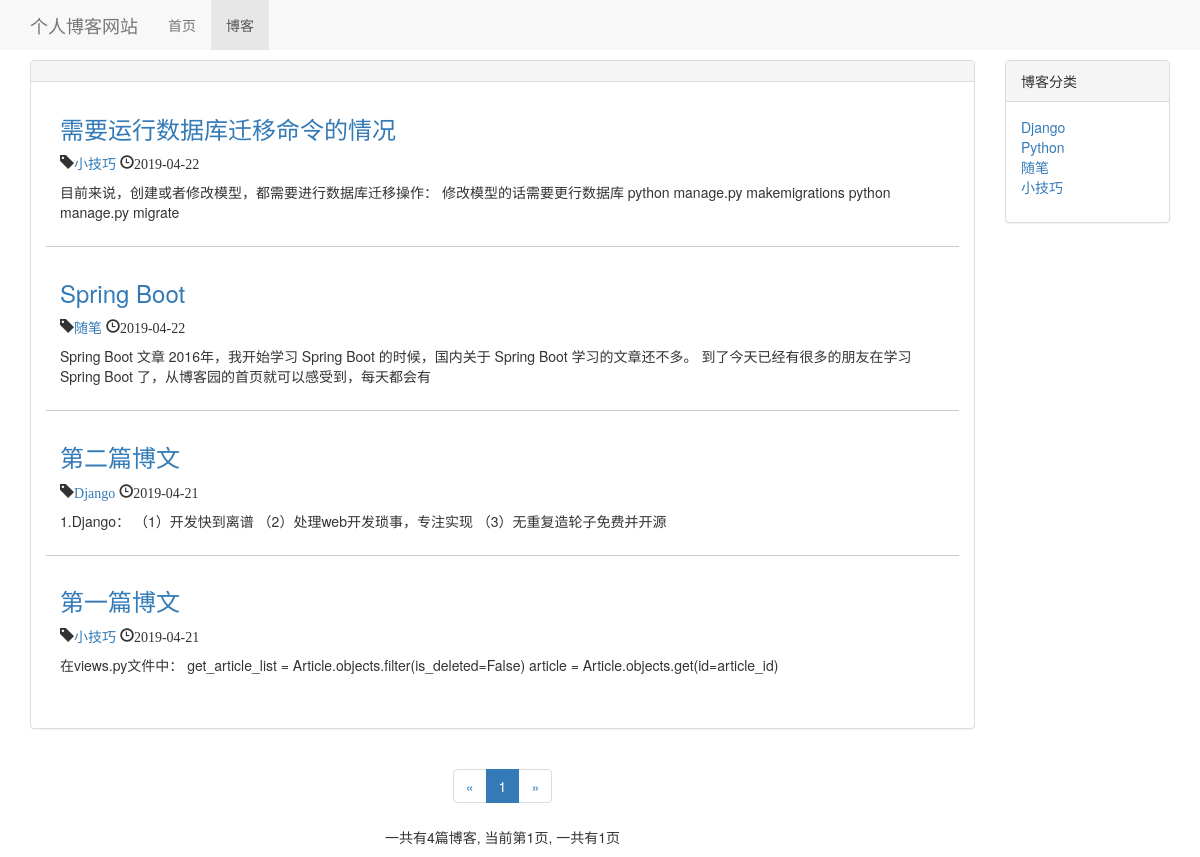
The page /blog/ on the database as committed earlier.
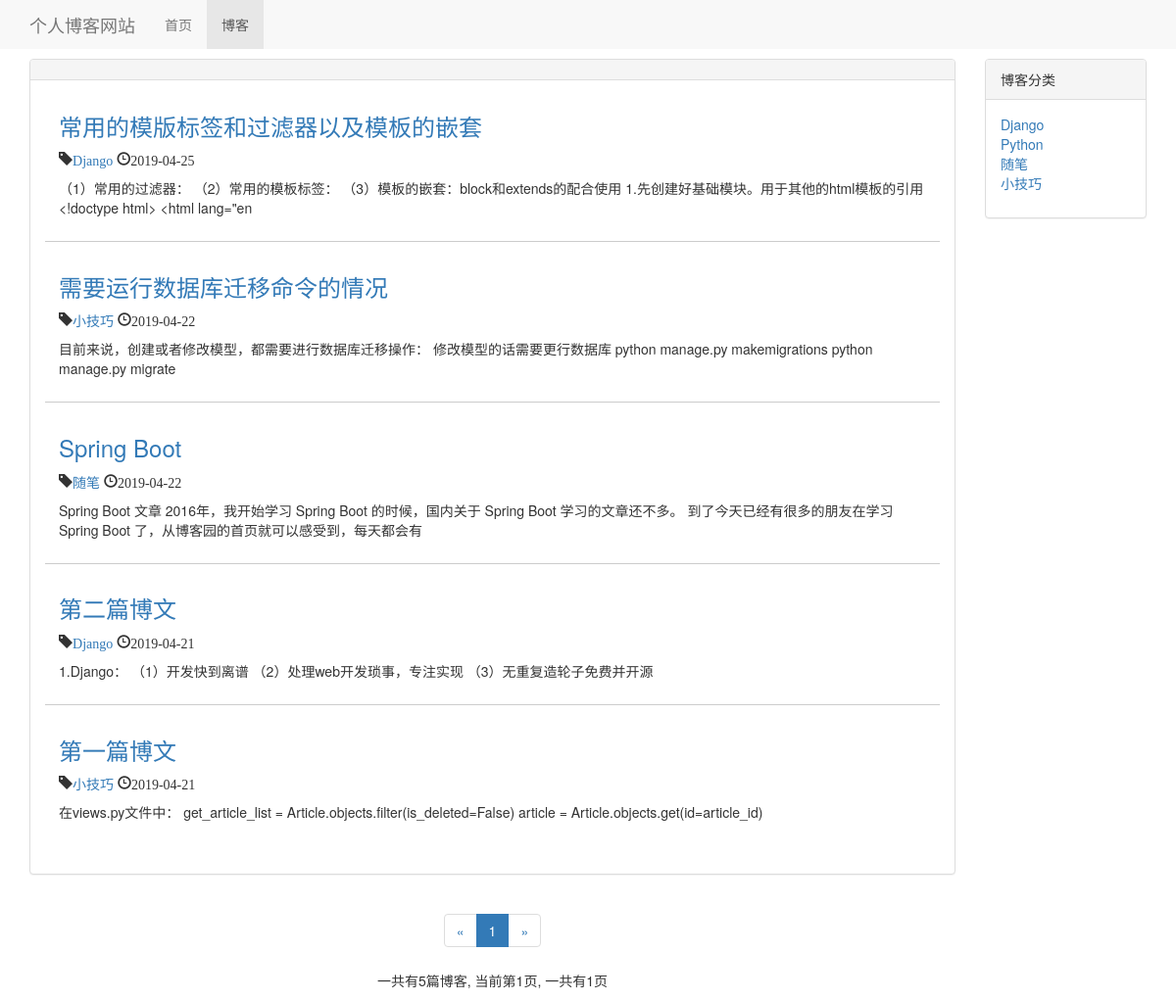
The same page on the database as committed later.
### blog/models.py (models this page shows, shortened)
class Blog(models.Model):
    title = models.CharField(max_length=50)
    blog_type = models.ForeignKey(BlogType, on_delete=models.DO_NOTHING)
    content = models.TextField()
    author = models.ForeignKey(User, on_delete=models.DO_NOTHING)
    created_time = models.DateTimeField(auto_now_add=True)
    last_update_time = models.DateTimeField(auto_now=True)
    is_delete = models.BooleanField(default=False)
    class Meta:
        ordering = ['-created_time']  # 按照创建时间新到旧进行排序

class BlogType(models.Model):
    blog_type = models.CharField(max_length=15)
    def __str__(self):
        return self.blog_type

### blog/views.py (the view)
# urls.py: path('', views.Blog_list, name='blog_list'),
def Blog_list(request):
    context = {}
    blogs_all_list = Blog.objects.filter(is_delete=False)
    paginator = Paginator(blogs_all_list, settings.EACH_PAGE_BLOG_NUMBER)  # 进行分页
    page_num = request.GET.get('page', 1)  # 获取网页GET方法传进来的页数，默认是1
    page_of_blogs = paginator.get_page(page_num)  # 获取该页的博客
    current_page_num = page_of_blogs.number
    page_list = list(range(max(current_page_num - 2, 1), min(paginator.num_pages + 1, current_page_num + 3)))
    if page_list[0] - 1 >= 2:
        page_list.insert(0, '...')
    if paginator.num_pages - page_list[-1] >= 2:
        page_list.append('...')
    if page_list[0] != 1:
        page_list.insert(0, 1)
    if page_list[-1] != paginator.num_pages:
        page_list.append(paginator.num_pages)
    context['total_page'] = paginator.num_pages  # 总共有多少页
    context['page_list'] = page_list  # 页码列表
    context['page_of_blogs'] = page_of_blogs  # 博客的内容
    context['blog_type'] = BlogType.objects.all()
    context['blog_count'] = paginator.count  # 博客的总数
    return render(request, "blog/blog_list.html", context)

### blog/templates/blog/blog_list.html (shortened to what the changed rows need)
{% extends 'base.html' %}
{% load staticfiles %}
{% block header_extends %}
    <link rel="stylesheet" href="{% static 'blog.css' %}">
{% endblock %}
{% block content %}
    <div class="container">
        <div class="row">
            <div class="col-xs-12 col-sm-8 col-md-9 col-lg-10">
                <div class="panel panel-default">
                    <div class="panel-body">
                        <ul style="list-style-type: none">
                            {% for blog in page_of_blogs %}
                                <div class="blog">
                                    <h3><a href="{% url 'blog_detail' blog.pk %}">{{ blog.title }}</a></h3>
                                    <p class="blog-info">
                                        <span class="glyphicon glyphicon-tag"><a href="{% url 'blog_with_type' blog.blog_type.pk %}">{{ blog.blog_type }}</a></span>
                                        <span class="glyphicon glyphicon-time">{{ blog.created_time | date:'Y-m-d' }}</span>
                                    </p>
                                    <p>{{ blog.content | truncatechars:120 }}</p>
                                </div>
                            {% empty %}
                                <div class="blog">
                                    <h3>--暂无博客敬请期待--</h3>
                                </div>
                            {% endfor %}
                        </ul>
                    </div>
                </div>
                <div class="paginator">
                    <ul class="pagination">
                        <li>
                        </li>
                            {% for page_num in page_list %}
                                {% if page_num == page_of_blogs.number%}
                                    <li class="active"><span>{{ page_num }}</span></li>
                                {% elif page_num == '...'%}
                                    <li><span>{{ page_num }}</span></li>
                                {% else %}
                                    <li><a href="?page={{ page_num }}">{{ page_num }}</a></li>
                                {% endif %}
                            {% endfor %}
                        <li>
                        </li>
                    </ul>
                    <p>
                        一共有{{ blog_count }}篇博客, 当前第{{ page_of_blogs.number }}页, 一共有{{ total_page }}页
                    </p>
                </div>
            </div>
            <div class="hidden-xs col-sm-4 col-md-3 col-lg-2">
                <div class="panel panel-default">
                    <div class="panel-body">
                        <ul class="blog-types">
                            {% for blog_type in blog_type %}
                                <li><a href="{% url 'blog_with_type' blog_type.pk %}">{{ blog_type.blog_type }}</a></li>
                            {% empty %}
                                <li>暂无分类</li>
                            {% endfor %}
                        </ul>
                    </div>
                </div>
            </div>
        </div>
    </div>
{% endblock %}

Rows that differ between the two databases and show on the page:
added Blog: title "常用的模版标签和过滤器以及模板的嵌套", blog_type "Django", created_time "2019-04-25", content "（1）常用的过滤器： （2）常用的模板标签： （3）模板的嵌套：block和extends的配合使用 1.先创建好基础模块。用于其他的html模板的引用 <!doctype html> <html lang=\"en"
Other text that changed with them:
{{ blog_count }}: "4" → "5"
